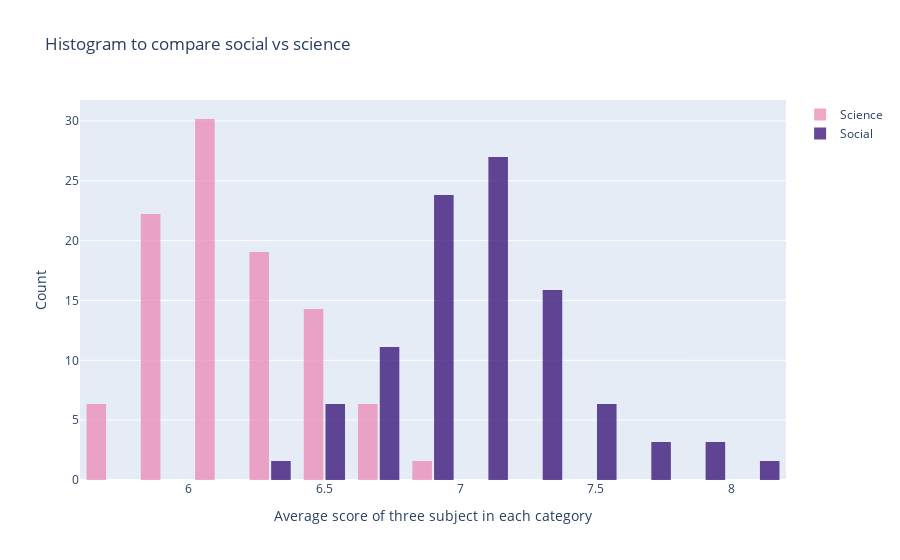

The code cell stored with this chart in its notebook:
### Code cell
import plotly.graph_objects as go

import numpy as np
x0 = val_tn["avg"]
x1 = val_xh["avg"]

fig = go.Figure()
fig.add_trace(go.Histogram(
    x=x0,
    histnorm='percent',
    name='Science',
    nbinsx=20,
    marker_color='#EB89B5',
    opacity=0.75
))
fig.add_trace(go.Histogram(
    x=x1,
    histnorm='percent',
    name='Social',
    nbinsx=20,
    marker_color='#330C73',
    opacity=0.75
))

fig.update_layout(
    title_text='Histogram to compare social vs science', 
    xaxis_title_text='Average score of three subject in each category',
    yaxis_title_text='Count',
    bargap=0.2,
    bargroupgap=0.1
)

fig.show()

### Figure 1 — Plotly figure (JSON) as saved in the notebook; plotly's stock layout.template omitted (floating-point values rounded to 4 significant figures)
{"data": [{"histnorm": "percent", "marker": {"color": "#EB89B5"}, "name": "Science", "nbinsx": 20, "opacity": 0.75, "type": "histogram", "x": [5.919, 5.999, 6.359, 5.88, 5.949, 6.299, 6.019, 6.52, 6.803, 6.153, 6.168, 6.126, 6.517, 6.466, 6.515, 6.674, 6.136, 6.376, 6.541, 6.262, 6.132, 6.392, 6.427, 6.686, 6.382, 6.739, 6.151, 6.313, 6.511, 6.186, 6.112, 6.267, 6.328, 6.141, 6.247, 6.404, 6.184, 5.925, 5.747, 5.879, 6.245, 5.686, 6.608, 5.875, 5.919, 6.114, 5.882, 6.112, 6.101, 6.187, 5.682, 6.147, 5.847, 6.187, 6.17, 6.465, 5.947, 5.836, 6.217, 5.707, 6.104, 5.804, 5.935]}, {"histnorm": "percent", "marker": {"color": "#330C73"}, "name": "Social", "nbinsx": 20, "opacity": 0.75, "type": "histogram", "x": [7.091, 7.179, 7.663, 6.685, 6.294, 6.865, 7.014, 7.365, 7.266, 7.116, 7.229, 6.889, 6.942, 6.979, 7.591, 8.041, 7.004, 7.352, 7.391, 7.304, 6.966, 7.073, 7.525, 7.813, 7.452, 7.8, 7.051, 7.074, 7.483, 6.946, 6.656, 6.829, 6.705, 6.555, 6.908, 7.015, 6.867, 6.446, 6.442, 6.799, 7.059, 6.866, 7.769, 6.558, 6.875, 6.862, 6.798, 7.288, 7.181, 7.393, 7.019, 7.186, 7.016, 7.139, 7.184, 7.369, 6.701, 6.801, 7.313, 7.022, 6.821, 6.759, 6.916]}], "layout": {"bargap": 0.2, "bargroupgap": 0.1, "title": {"text": "Histogram to compare social vs science"}, "xaxis": {"title": {"text": "Average score of three subject in each category"}}, "yaxis": {"title": {"text": "Count"}}}}
